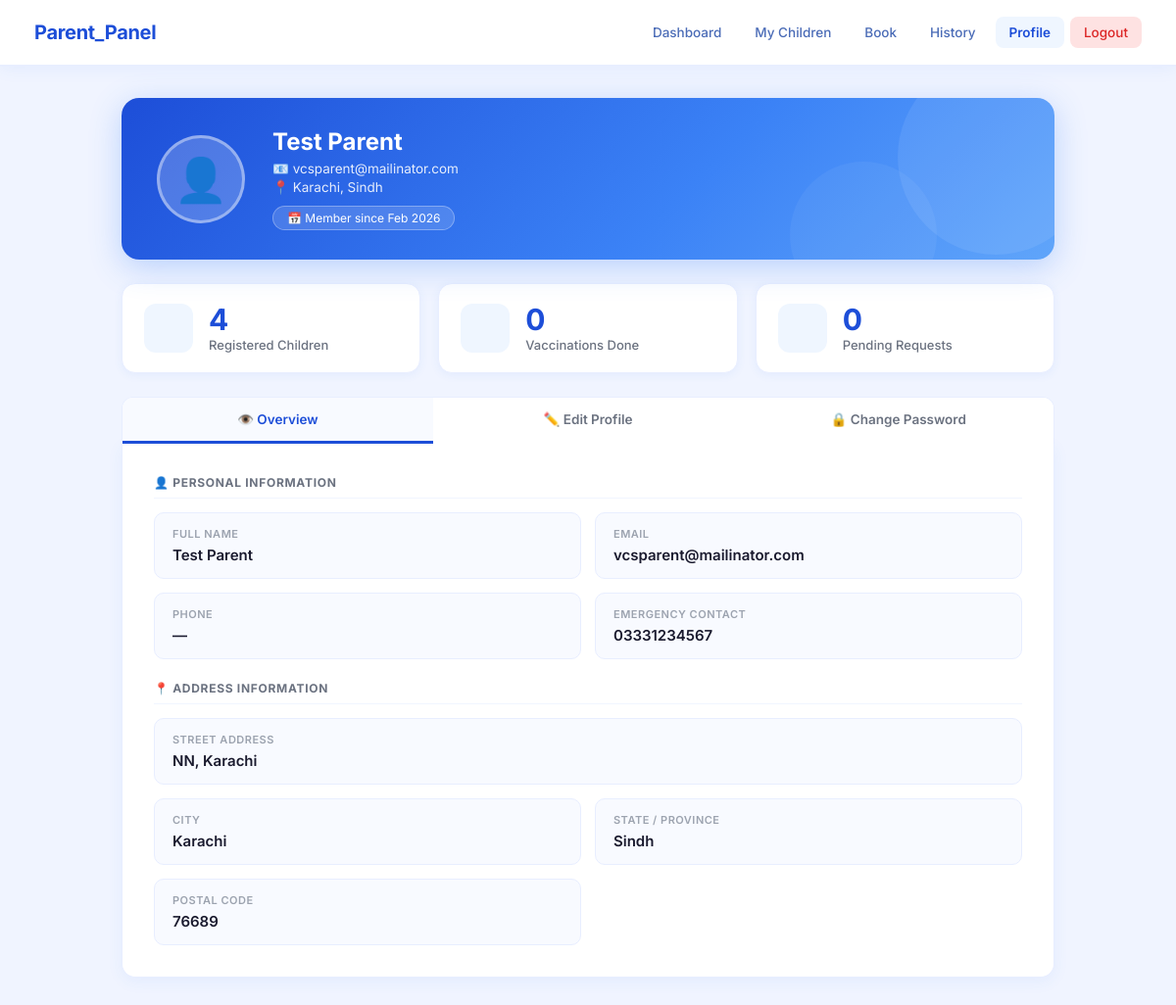
/parent/myprofile.php (signed in), run on the app's committed database.
### tables this page shows
CREATE TABLE `parents` (
  `parent_id` int(11) NOT NULL,
  `user_id` int(11) NOT NULL,
  `full_name` varchar(100) NOT NULL,
  `address` text DEFAULT NULL,
  `city` varchar(50) DEFAULT NULL,
  `state` varchar(50) DEFAULT NULL,
  `postal_code` varchar(10) DEFAULT NULL,
  `emergency_contact` varchar(20) DEFAULT NULL,
  `created_at` timestamp NOT NULL DEFAULT current_timestamp(),
  `updated_at` timestamp NOT NULL DEFAULT current_timestamp() ON UPDATE current_timestamp()
);

CREATE TABLE `users` (
  `user_id` int(11) NOT NULL,
  `email` varchar(100) NOT NULL,
  `password_hash` varchar(255) NOT NULL,
  `user_type` enum('admin','parent','hospital') NOT NULL,
  `phone` varchar(20) DEFAULT NULL,
  `is_active` tinyint(1) DEFAULT 1,
  `created_at` timestamp NOT NULL DEFAULT current_timestamp(),
  `updated_at` timestamp NOT NULL DEFAULT current_timestamp() ON UPDATE current_timestamp(),
  `last_login` timestamp NULL DEFAULT NULL
);

### parent/myprofile.php (the view, shortened to what this page needs)
<?php
include("../dbconnection.php");
$user_id = $_SESSION["user_id"];
$query = "SELECT p.*, u.email, u.phone, u.created_at as joined_on
          FROM parents p
          JOIN users u ON p.user_id = u.user_id
          WHERE p.user_id = '$user_id'";
$result = mysqli_query($connection, $query);
$profile = mysqli_fetch_assoc($result);
$parent_id = $profile['parent_id'];
$q_children = "SELECT COUNT(*) as total FROM children WHERE parent_id = '$parent_id' AND is_active = 1";
$children_count = mysqli_fetch_assoc(mysqli_query($connection, $q_children))['total'];
$q_vac = "SELECT COUNT(*) as total FROM vaccination_bookings vb
           JOIN children c ON vb.child_id = c.child_id
           WHERE c.parent_id = '$parent_id' AND vb.booking_status = 'completed'";
$vac_count = mysqli_fetch_assoc(mysqli_query($connection, $q_vac))['total'];
$q_pending = "SELECT COUNT(*) as total FROM appointment_requests ar
              JOIN children c ON ar.child_id = c.child_id
              WHERE c.parent_id = '$parent_id' AND ar.request_status = 'pending'";
$pending_count = mysqli_fetch_assoc(mysqli_query($connection, $q_pending))['total'];
?>
<!DOCTYPE html>
<html lang="en">
<head>
</head>
<body>
<div class="navbar">
    <div class="navbar-brand">
         <h2>Parent_Panel</h2>
    </div>
    <div class="navbar-links">
        <a href="dashboard.php"> Dashboard</a>
        <a href="my_children.php"> My Children</a>
        <a href="book_appointment.php"> Book</a>
        <a href="vaccinationhistory.php"> History</a>
        <a href="myprofile.php" class="active"> Profile</a>
        <a href="../logout.php" class="logout"> Logout</a>
    </div>
</div>
<div class="container">
    <div class="profile-hero">
        <div class="avatar">👤</div>
        <div class="hero-info">
            <h2><?php echo htmlspecialchars($profile['full_name']); ?></h2>
            <p>📧 <?php echo htmlspecialchars($profile['email']); ?></p>
            <?php if(!empty($profile['city'])): ?>
            <p>📍 <?php echo htmlspecialchars($profile['city']); ?><?php echo !empty($profile['state']) ? ', ' . htmlspecialchars($profile['state']) : ''; ?></p>
            <?php endif; ?>
            <span class="joined-badge">📅 Member since <?php echo date('M Y', strtotime($profile['joined_on'])); ?></span>
        </div>
    </div>
    <div class="stats">
        <div class="stat-card">
            <div class="stat-icon"></div>
            <div>
                <div class="stat-num"><?php echo $children_count; ?></div>
                <div class="stat-label">Registered Children</div>
            </div>
        </div>
        <div class="stat-card">
            <div class="stat-icon"></div>
            <div>
                <div class="stat-num"><?php echo $vac_count; ?></div>
                <div class="stat-label">Vaccinations Done</div>
            </div>
        </div>
        <div class="stat-card">
            <div class="stat-icon"></div>
            <div>
                <div class="stat-num"><?php echo $pending_count; ?></div>
                <div class="stat-label">Pending Requests</div>
            </div>
        </div>
    </div>
    <div class="tabs">
        <button class="tab-btn active" onclick="showTab('overview', this)">👁️ Overview</button>
        <button class="tab-btn" onclick="showTab('edit', this)">✏️ Edit Profile</button>
        <button class="tab-btn" onclick="showTab('password', this)">🔒 Change Password</button>
    </div>
    <div class="card">
        <div id="tab-overview" class="tab-panel active">
            <div class="section-title">👤 Personal Information</div>
            <div class="info-grid">
                <div class="info-item">
                    <label>Full Name</label>
                    <span><?php echo htmlspecialchars($profile['full_name']); ?></span>
                </div>
                <div class="info-item">
                    <label>Email</label>
                    <span><?php echo htmlspecialchars($profile['email']); ?></span>
                </div>
                <div class="info-item">
                    <label>Phone</label>
                    <span><?php echo !empty($profile['phone']) ? htmlspecialchars($profile['phone']) : '—'; ?></span>
                </div>
                <div class="info-item">
                    <label>Emergency Contact</label>
                    <span><?php echo !empty($profile['emergency_contact']) ? htmlspecialchars($profile['emergency_contact']) : '—'; ?></span>
                </div>
            </div>
            <div class="section-title" style="margin-top:22px;">📍 Address Information</div>
            <div class="info-grid">
                <div class="info-item full">
                    <label>Street Address</label>
                    <span><?php echo !empty($profile['address']) ? htmlspecialchars($profile['address']) : '—'; ?></span>
                </div>
                <div class="info-item">
                    <label>City</label>
                    <span><?php echo !empty($profile['city']) ? htmlspecialchars($profile['city']) : '—'; ?></span>
                </div>
                <div class="info-item">
                    <label>State / Province</label>
                    <span><?php echo !empty($profile['state']) ? htmlspecialchars($profile['state']) : '—'; ?></span>
                </div>
                <div class="info-item">
                    <label>Postal Code</label>
                    <span><?php echo !empty($profile['postal_code']) ? htmlspecialchars($profile['postal_code']) : '—'; ?></span>
                </div>
            </div>
        </div>
    </div>
</div>
</body>
</html>

### parent/myprofile.php (style rules this page uses)
* { margin: 0; padding: 0; box-sizing: border-box; }
body { font-family: 'Inter', Arial, sans-serif; background: #f0f4ff; color: #1a1a2e; }
.navbar { background: #ffffff; border-bottom: 2px solid #e8eeff; padding: 0 35px; display: flex; justify-content: space-between; align-items: center; height: 68px; box-shadow: 0 2px 16px rgba(59,130,246,0.08); position: sticky; top: 0; z-index: 100; }
.navbar-brand { display: flex; align-items: center; gap: 10px; }
.navbar-brand h2 { font-size: 20px; font-weight: 700; color: #1d4ed8; letter-spacing: -0.3px; }
.navbar-links { display: flex; align-items: center; gap: 6px; }
.navbar-links a { color: #4b6cb7; text-decoration: none; padding: 8px 14px; border-radius: 8px; font-size: 13.5px; font-weight: 500; transition: all 0.2s; }
.navbar-links a.active { background: #eff6ff; color: #1d4ed8; font-weight: 600; }
.navbar-links a.logout { background: #fee2e2; color: #dc2626; }
.container { max-width: 1000px; margin: 32px auto; padding: 0 24px; }
.profile-hero { background: linear-gradient(135deg, #1d4ed8 0%, #3b82f6 60%, #60a5fa 100%); border-radius: 18px; padding: 30px 36px; color: white; display: flex; align-items: center; gap: 28px; margin-bottom: 24px; box-shadow: 0 8px 32px rgba(59,130,246,0.3); position: relative; overflow: hidden; }
.profile-hero::before { content: ''; position: absolute; top: -40px; right: -40px; width: 200px; height: 200px; background: rgba(255,255,255,0.08); border-radius: 50%; }
.profile-hero::after { content: ''; position: absolute; bottom: -50px; right: 120px; width: 150px; height: 150px; background: rgba(255,255,255,0.05); border-radius: 50%; }
.avatar { width: 90px; height: 90px; border-radius: 50%; background: rgba(255,255,255,0.2); display: flex; align-items: center; justify-content: center; font-size: 44px; flex-shrink: 0; border: 3px solid rgba(255,255,255,0.4); position: relative; z-index: 1; }
.hero-info { position: relative; z-index: 1; }
.hero-info h2 { font-size: 24px; font-weight: 700; margin-bottom: 5px; }
.hero-info p { font-size: 13.5px; opacity: 0.88; margin-bottom: 3px; }
.joined-badge { display: inline-block; background: rgba(255,255,255,0.15); border: 1px solid rgba(255,255,255,0.3); padding: 4px 14px; border-radius: 20px; font-size: 12px; margin-top: 8px; }
.stats { display: grid; grid-template-columns: repeat(3, 1fr); gap: 18px; margin-bottom: 24px; }
.stat-card { background: white; border-radius: 14px; padding: 20px 22px; box-shadow: 0 2px 10px rgba(59,130,246,0.07); border: 1px solid #e8eeff; display: flex; align-items: center; gap: 16px; transition: transform 0.2s, box-shadow 0.2s; }
.stat-icon { width: 50px; height: 50px; border-radius: 12px; background: #eff6ff; display: flex; align-items: center; justify-content: center; font-size: 22px; flex-shrink: 0; }
.stat-num { font-size: 30px; font-weight: 700; color: #1d4ed8; line-height: 1; margin-bottom: 3px; }
.stat-label { font-size: 13px; color: #6b7280; font-weight: 500; }
.tabs { display: flex; background: white; border-radius: 12px 12px 0 0; border: 1px solid #e8eeff; border-bottom: none; overflow: hidden; }
.tab-btn { flex: 1; padding: 14px 20px; border: none; background: white; cursor: pointer; font-size: 13.5px; font-weight: 600; color: #6b7280; border-bottom: 3px solid transparent; transition: all 0.2s; font-family: 'Inter', Arial, sans-serif; }
.tab-btn.active { color: #1d4ed8; border-bottom-color: #1d4ed8; background: #f8faff; }
.card { background: white; border-radius: 0 0 14px 14px; border: 1px solid #e8eeff; border-top: none; box-shadow: 0 4px 16px rgba(59,130,246,0.07); padding: 32px; margin-bottom: 24px; }
.tab-panel { display: none; }
.tab-panel.active { display: block; }
.section-title { font-size: 12px; font-weight: 700; color: #6b7280; text-transform: uppercase; letter-spacing: 0.7px; margin: 22px 0 14px; padding-bottom: 8px; border-bottom: 1px solid #f1f5ff; }
.section-title:first-child { margin-top: 0; }
.info-grid { display: grid; grid-template-columns: 1fr 1fr; gap: 14px; }
.info-item { background: #f8faff; border: 1px solid #e8eeff; border-radius: 10px; padding: 14px 18px; }
.info-item label { display: block; font-size: 11px; color: #9ca3af; text-transform: uppercase; letter-spacing: 0.5px; margin-bottom: 5px; font-weight: 600; }
.info-item span { font-size: 15px; color: #1a1a2e; font-weight: 600; display: block; }
.info-item.full { grid-column: 1 / -1; }

### data on the page
parents: full_name "Test Parent", user.email "vcsparent@mailinator.com", city "Karachi", state "Sindh", user.created_at "Feb 2026", emergency_contact "03331234567", address "NN, Karachi", postal_code "76689"

### other printed values
$children_count "4"
$vac_count "0"
$pending_count "0"
